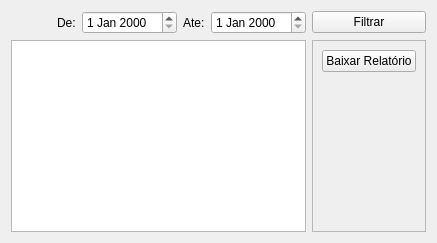
               <widget class="QWidget" name="tab_10">
                <attribute name="title">
                 <string>Relatório de Entreda</string>
                </attribute>
                <layout class="QGridLayout" name="gridLayout_26">
                 <item row="0" column="5">
                  <widget class="QPushButton" name="pushButton_17">
                   <property name="text">
                    <string>Filtrar</string>
                   </property>
                  </widget>
                 </item>
                 <item row="1" column="5">
                  <widget class="QFrame" name="frame_34">
                   <property name="frameShape">
                    <enum>QFrame::StyledPanel</enum>
                   </property>
                   <property name="frameShadow">
                    <enum>QFrame::Raised</enum>
                   </property>
                   <layout class="QGridLayout" name="gridLayout_19">
                    <item row="1" column="0">
                     <spacer name="verticalSpacer_16">
                      <property name="orientation">
                       <enum>Qt::Vertical</enum>
                      </property>
                      <property name="sizeHint" stdset="0">
                       <size>
                        <width>20</width>
                        <height>40</height>
                       </size>
                      </property>
                     </spacer>
                    </item>
                    <item row="0" column="0">
                     <widget class="QPushButton" name="pushButton_37">
                      <property name="text">
                       <string>Baixar Relatório</string>
                      </property>
                     </widget>
                    </item>
                   </layout>
                  </widget>
                 </item>
                 <item row="0" column="4">
                  <widget class="QDateEdit" name="dateEdit_4"/>
                 </item>
                 <item row="0" column="0">
                  <spacer name="horizontalSpacer_8">
                   <property name="orientation">
                    <enum>Qt::Horizontal</enum>
                   </property>
                   <property name="sizeHint" stdset="0">
                    <size>
                     <width>40</width>
                     <height>20</height>
                    </size>
                   </property>
                  </spacer>
                 </item>
                 <item row="0" column="2">
                  <widget class="QDateEdit" name="dateEdit_3"/>
                 </item>
                 <item row="1" column="0" colspan="5">
                  <widget class="QTableWidget" name="tableWidget_6"/>
                 </item>
                 <item row="0" column="1">
                  <widget class="QLabel" name="label_41">
                   <property name="text">
                    <string>De:</string>
                   </property>
                  </widget>
                 </item>
                 <item row="0" column="3">
                  <widget class="QLabel" name="label_42">
                   <property name="text">
                    <string>Ate:</string>
                   </property>
                  </widget>
                 </item>
                </layout>
               </widget>
